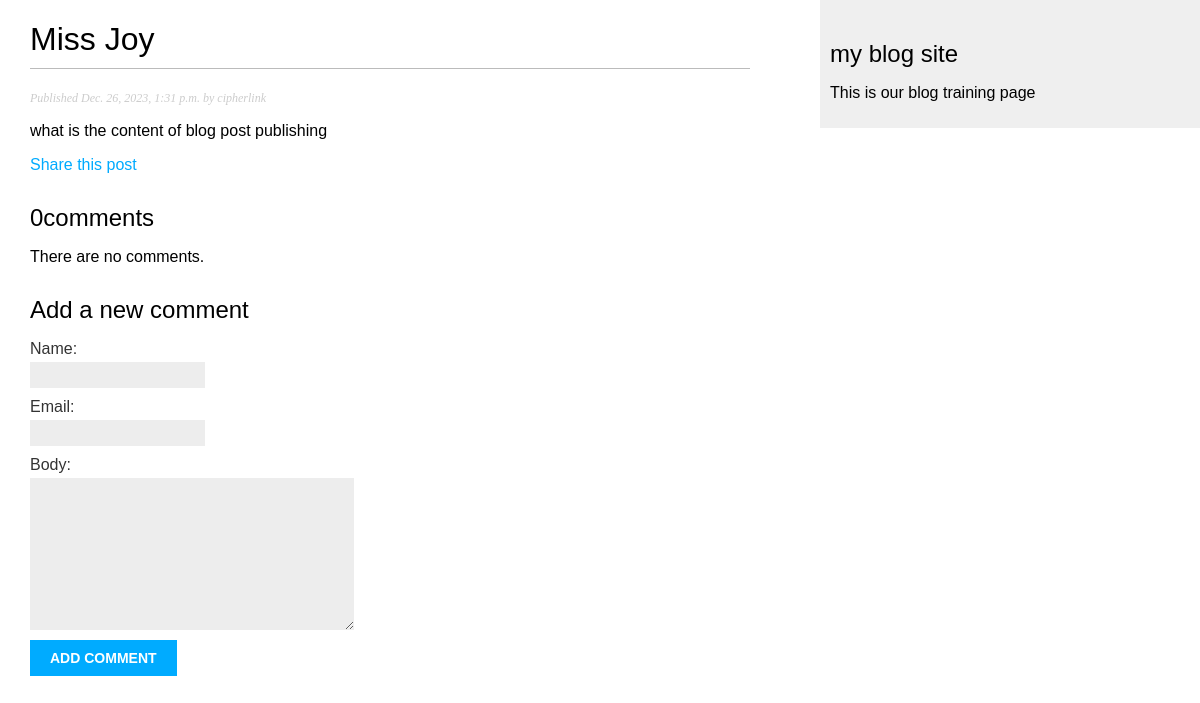
Screenshot of /blog/2023/12/26/miss-joy/ with the database file from the repository.
### blog/models.py (models this page shows, shortened)
class Post(models.Model):
    class Status(models.TextChoices):
        DRAFT = 'DF', 'Draft'
        PUBLISHED = 'PB', 'Published'
    title = models.CharField(max_length=200)
    slug = models.CharField(max_length=200,
                            unique_for_date='publish')
    author = models.ForeignKey(User,
                               on_delete=models.CASCADE,
                               related_name='blog_posts')
    body = models.TextField()
    publish = models.DateTimeField(default=timezone.now)
    created = models.DateTimeField(auto_now_add=True)
    updated = models.DateField(auto_now=True)
    status = models.CharField(max_length=2,
                              choices=Status.choices,
                              default=Status.DRAFT)
    objects = models.Manager()
    published = PublishedManager()

### blog/views.py (the view)
def post_detail(request, year, month, day, post):
    post = get_object_or_404(Post,
                             status=Post.Status.PUBLISHED,
                             slug=post,
                             publish__year=year,
                             publish__month=month,
                             publish__day=day)
    comments = post.comments.filter(active=True)
    form = CommentForm()
    return render(request,
                  'blog/post/detail.html',
                  {'post': post,
                   'comments': comments,
                   'form': form})

### blog/forms.py
class CommentForm(forms.ModelForm):
    class Meta:
        model = Comment
        fields = ['name', 'email', 'body']

### blog/templates/blog/post/detail.html (shortened to what this page needs)
{% extends "blog/base.html" %}
{% block content %}
    <h1>{{ post.title }}</h1>
    <p class="date">
        Published {{ post.publish }} by {{ post.author }}
    </p>
    {{ post.body|linebreaks }}
    <p>
        <a href="{% url "blog:post_share" post.id %}">
            Share this post
        </a>
    </p>
    {% with comments.count as total_comments %}
        <h2>
            {{ total_comments }}comment{{ total_comments|pluralize }}
        </h2>
    {% endwith %}
    {% for comment in comments %}
    <div class="comment">
        <p class="info">
            Comment {{ forloop.counter }} by {{ comment.name }}
            {{ comment.created }}
        </p>
    </div>
    {% empty %}
        <p>There are no comments.</p>
    {% endfor %}
    {% include "blog/post/includes/comment_form.html" %}
{% endblock %}

### blog/static/css/blog.css (style rules this page uses)
body { margin:0; padding:0; font-family:helvetica, sans-serif; }
a { color:#00abff; text-decoration:none; }
h1 { font-weight:normal; border-bottom:1px solid #bbb; padding:0 0 10px 0; }
h2 { font-weight:normal; margin:30px 0 0; }
p.date { color:#ccc; font-family: georgia, serif; font-size: 12px; font-style: italic; }
label { float:left; clear:both; color:#333; margin-bottom:4px; }
input, textarea { clear:both; float:left; margin:0 0 10px; background:#ededed; border:0; padding:6px 10px; font-size:12px; }

### rows the page displays
Post: title "Miss Joy", publish "Dec. 26, 2023, 1:31 p.m.", author "cipherlink", body "what is the content of blog post publishing"

### other values shown
{{ total_comments }} "0"
